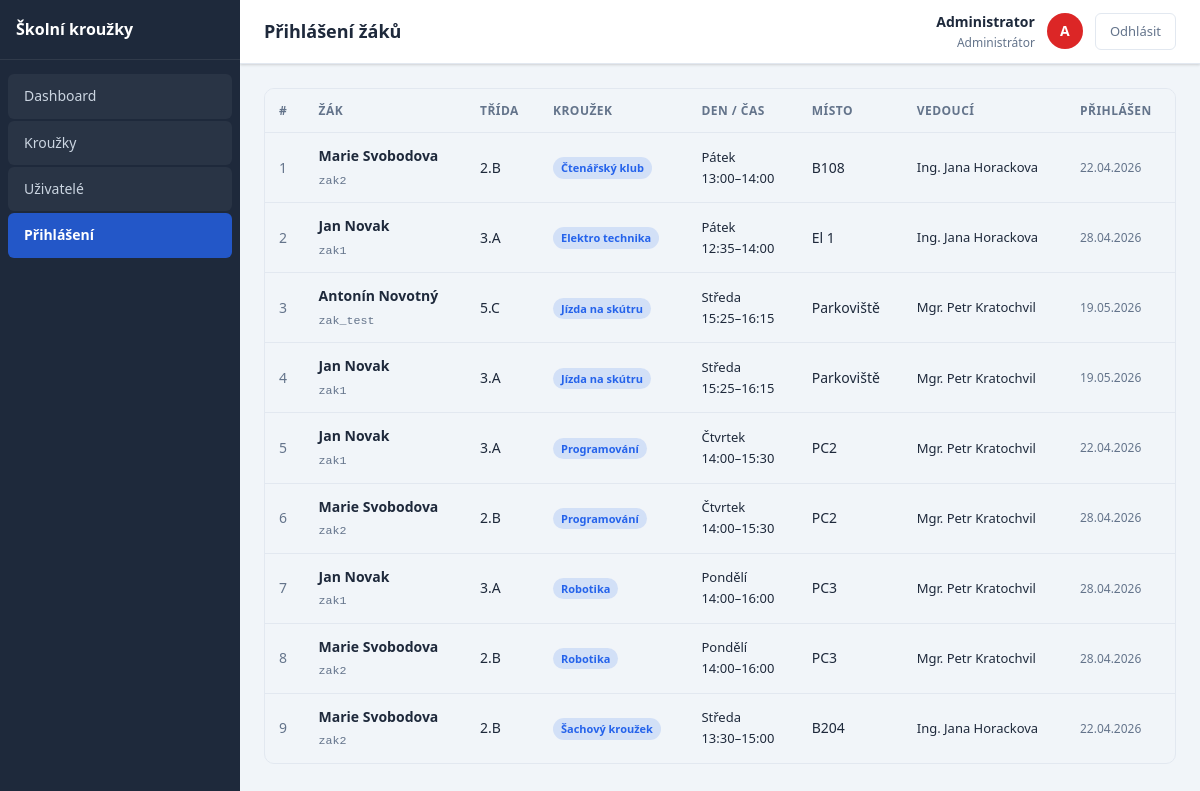
/admin/prihlaseni.php (signed in), run on the app's committed database.
### tables this page shows
CREATE TABLE `prihlaseni` (
  `id` int(11) NOT NULL,
  `zak_id` int(11) NOT NULL,
  `krouzek_id` int(11) NOT NULL,
  `datum_prihlaseni` timestamp NULL DEFAULT current_timestamp()
);

CREATE TABLE `uzivatele` (
  `id` int(11) NOT NULL,
  `uzivatelske_jmeno` varchar(50) NOT NULL,
  `heslo` varchar(255) NOT NULL,
  `cele_jmeno` varchar(100) NOT NULL,
  `email` varchar(100) DEFAULT NULL,
  `role` enum('zak','ucitel','admin') NOT NULL DEFAULT 'zak',
  `trida` varchar(10) DEFAULT NULL,
  `tema` varchar(10) DEFAULT 'svetly',
  `jazyk` varchar(10) DEFAULT 'cs',
  `vytvoren` timestamp NULL DEFAULT current_timestamp()
);

CREATE TABLE `krouzky` (
  `id` int(11) NOT NULL,
  `nazev` varchar(100) NOT NULL,
  `popis` text DEFAULT NULL,
  `ucitel_id` int(11) DEFAULT NULL,
  `max_kapacita` int(11) NOT NULL DEFAULT 20,
  `den_tydne` enum('Pondělí','Úterý','Středa','Čtvrtek','Pátek') NOT NULL,
  `cas_od` time NOT NULL,
  `cas_do` time NOT NULL,
  `mistnost` varchar(20) NOT NULL,
  `aktivni` tinyint(1) DEFAULT 1
);

### config.php (called while the page is built, shortened)
<?php
function ocisti($text) {
    return htmlspecialchars(strip_tags(trim($text)));
}
?>

### admin/prihlaseni.php (the view, shortened to what this page needs)
<?php
require_once '../config.php';
$db = pripojDB();
$sql = "SELECT u.cele_jmeno, u.uzivatelske_jmeno, u.trida, u.email,
               k.nazev AS krouzek_nazev, k.den_tydne, k.cas_od, k.cas_do, k.mistnost,
               uk.cele_jmeno AS ucitel_jmeno, p.datum_prihlaseni
        FROM prihlaseni p
        JOIN uzivatele u ON p.zak_id = u.id
        JOIN krouzky k ON p.krouzek_id = k.id
        LEFT JOIN uzivatele uk ON k.ucitel_id = uk.id
        WHERE k.aktivni = 1
        ORDER BY k.nazev, u.cele_jmeno";
$prihlaseni = mysqli_fetch_all(mysqli_query($db, $sql), MYSQLI_ASSOC);
?>
<?php include 'hlavicka.php'; ?>
<?php if (empty($prihlaseni)): ?>
    <div class="prazdny-stav">
        <div class="ikona"></div>
        <h3>Žádná přihlášení</h3>
    </div>
<?php else: ?>
    <div class="tabulka-obal">
        <table>
            <thead>
                <tr>
                    <th>#</th>
                    <th>Žák</th>
                    <th>Třída</th>
                    <th>Kroužek</th>
                    <th>Den / čas</th>
                    <th>Místo</th>
                    <th>Vedoucí</th>
                    <th>Přihlášen</th>
                </tr>
            </thead>
            <tbody>
                <?php foreach ($prihlaseni as $i => $r): ?>
                    <tr>
                        <td style="color:var(--text-sekundarni);"><?= $i + 1 ?></td>
                        <td>
                            <strong><?= ocisti($r['cele_jmeno']) ?></strong><br>
                            <small
                                style="color:var(--text-sekundarni);font-family:monospace;"><?= ocisti($r['uzivatelske_jmeno']) ?></small>
                        </td>
                        <td><?= ocisti($r['trida'] ?? '—') ?></td>
                        <td><span class="badge badge-info"><?= ocisti($r['krouzek_nazev']) ?></span></td>
                        <td style="font-size:13px;">
                            <?= ocisti($r['den_tydne']) ?><br><?= substr($r['cas_od'], 0, 5) ?>–<?= substr($r['cas_do'], 0, 5) ?>
                        </td>
                        <td><?= ocisti($r['mistnost']) ?></td>
                        <td style="font-size:13px;"><?= ocisti($r['ucitel_jmeno'] ?? '—') ?></td>
                        <td style="font-size:12px;color:var(--text-sekundarni);">
                            <?= date('d.m.Y', strtotime($r['datum_prihlaseni'])) ?>
                        </td>
                    </tr>
                <?php endforeach; ?>
            </tbody>
        </table>
    </div>
<?php endif; ?>
<?php include 'paticka.php'; ?>

### css/style.css (style rules this page uses)
* { margin: 0; padding: 0; box-sizing: border-box; }
:root { --barva-primarni: #2563eb; --barva-primarni-tmava: #1d4ed8; --barva-primarni-svetla: #dbeafe; --barva-akcent: #f59e0b; --barva-uspech: #10b981; --barva-chyba: #e61d1d; --barva-varovani: #f59e0b; --pozadi: #f1f5f9; --pozadi-karta: #ffffff; --pozadi-sidebar: #1e293b; --pozadi-sidebar-polozka: rgba(255, 255, 255, 0.05); --pozadi-sidebar-aktivni: rgba(37, 99, 235, 0.8); --text-hlavni: #1e293b; --text-sekundarni: #64748b; --text-sidebar: #cbd5e1; --text-sidebar-aktivni: #ffffff; --okraj: #e2e8f0; --okraj-focus: #2563eb; --stin: 0 1px 3px rgba(0, 0, 0, 0.1), 0 1px 2px rgba(0, 0, 0, 0.06); --stin-vetsi: 0 4px 6px rgba(0, 0, 0, 0.07), 0 2px 4px rgba(0, 0, 0, 0.06); --stin-velky: 0 10px 15px rgba(0, 0, 0, 0.1), 0 4px 6px rgba(0, 0, 0, 0.05); --zaobleni: 10px; --zaobleni-male: 6px; --font: 'Segoe UI', Tahoma, Geneva, Verdana, sans-serif; --sidebar-sirka: 240px; --header-vyska: 64px; }
body { font-family: var(--font); background: var(--pozadi); color: var(--text-hlavni); line-height: 1.6; transition: background 0.3s, color 0.3s; }
.badge { display: inline-flex; align-items: center; padding: 2px 8px; border-radius: 99px; font-size: 11px; font-weight: 600; }
.badge-info { background: rgba(37, 99, 235, 0.15); color: #2563eb; }
.tabulka-obal { overflow-x: auto; border-radius: var(--zaobleni); border: 1px solid var(--okraj); }
table { width: 100%; border-collapse: collapse; font-size: 14px; }
thead { background: var(--pozadi); }
th { padding: 12px 14px; text-align: left; font-size: 12px; font-weight: 700; color: var(--text-sekundarni); text-transform: uppercase; letter-spacing: 0.04em; border-bottom: 1px solid var(--okraj); }
td { padding: 12px 14px; border-bottom: 1px solid var(--okraj); color: var(--text-hlavni); }
tr:last-child td { border-bottom: none; }

### data on the page
prihlaseni: uzivatele.cele_jmeno "Marie Svobodova", uzivatele.uzivatelske_jmeno "zak2", uzivatele.trida "2.B", krouzky.nazev "Čtenářský klub", krouzky.den_tydne "Pátek", krouzky.cas_od "13:00", krouzky.cas_do "14:00", krouzky.mistnost "B108", uzivatele.cele_jmeno "Ing. Jana Horackova", datum_prihlaseni "22.04.2026"
prihlaseni: uzivatele.cele_jmeno "Jan Novak", uzivatele.uzivatelske_jmeno "zak1", uzivatele.trida "3.A", krouzky.nazev "Elektro technika", krouzky.den_tydne "Pátek", krouzky.cas_od "12:35", krouzky.cas_do "14:00", krouzky.mistnost "El 1", uzivatele.cele_jmeno "Ing. Jana Horackova", datum_prihlaseni "28.04.2026"
prihlaseni: uzivatele.cele_jmeno "Antonín Novotný", uzivatele.uzivatelske_jmeno "zak_test", uzivatele.trida "5.C", krouzky.nazev "Jízda na skútru", krouzky.den_tydne "Středa", krouzky.cas_od "15:25", krouzky.cas_do "16:15", krouzky.mistnost "Parkoviště", uzivatele.cele_jmeno "Mgr. Petr Kratochvil", datum_prihlaseni "19.05.2026"
prihlaseni: uzivatele.cele_jmeno "Jan Novak", uzivatele.uzivatelske_jmeno "zak1", uzivatele.trida "3.A", krouzky.nazev "Jízda na skútru", krouzky.den_tydne "Středa", krouzky.cas_od "15:25", krouzky.cas_do "16:15", krouzky.mistnost "Parkoviště", uzivatele.cele_jmeno "Mgr. Petr Kratochvil", datum_prihlaseni "19.05.2026"
prihlaseni: uzivatele.cele_jmeno "Jan Novak", uzivatele.uzivatelske_jmeno "zak1", uzivatele.trida "3.A", krouzky.nazev "Programování", krouzky.den_tydne "Čtvrtek", krouzky.cas_od "14:00", krouzky.cas_do "15:30", krouzky.mistnost "PC2", uzivatele.cele_jmeno "Mgr. Petr Kratochvil", datum_prihlaseni "22.04.2026"
prihlaseni: uzivatele.cele_jmeno "Marie Svobodova", uzivatele.uzivatelske_jmeno "zak2", uzivatele.trida "2.B", krouzky.nazev "Programování", krouzky.den_tydne "Čtvrtek", krouzky.cas_od "14:00", krouzky.cas_do "15:30", krouzky.mistnost "PC2", uzivatele.cele_jmeno "Mgr. Petr Kratochvil", datum_prihlaseni "28.04.2026"
prihlaseni: uzivatele.cele_jmeno "Jan Novak", uzivatele.uzivatelske_jmeno "zak1", uzivatele.trida "3.A", krouzky.nazev "Robotika", krouzky.den_tydne "Pondělí", krouzky.cas_od "14:00", krouzky.cas_do "16:00", krouzky.mistnost "PC3", uzivatele.cele_jmeno "Mgr. Petr Kratochvil", datum_prihlaseni "28.04.2026"
prihlaseni: uzivatele.cele_jmeno "Marie Svobodova", uzivatele.uzivatelske_jmeno "zak2", uzivatele.trida "2.B", krouzky.nazev "Robotika", krouzky.den_tydne "Pondělí", krouzky.cas_od "14:00", krouzky.cas_do "16:00", krouzky.mistnost "PC3", uzivatele.cele_jmeno "Mgr. Petr Kratochvil", datum_prihlaseni "28.04.2026"
prihlaseni: uzivatele.cele_jmeno "Marie Svobodova", uzivatele.uzivatelske_jmeno "zak2", uzivatele.trida "2.B", krouzky.nazev "Šachový kroužek", krouzky.den_tydne "Středa", krouzky.cas_od "13:30", krouzky.cas_do "15:00", krouzky.mistnost "B204", uzivatele.cele_jmeno "Ing. Jana Horackova", datum_prihlaseni "22.04.2026"

### other printed values
$nazev_stranky "Přihlášení žáků"
ocisti($_SESSION['cele_jmeno']) "Administrator"
